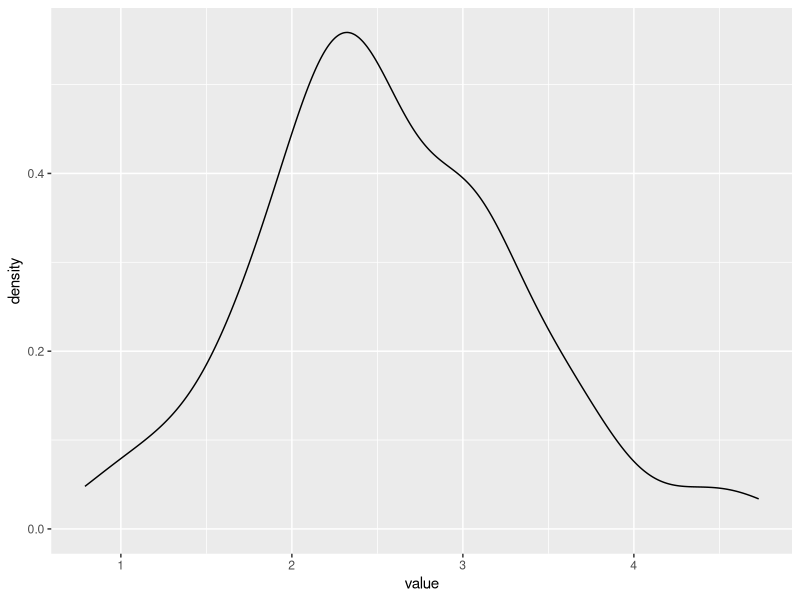
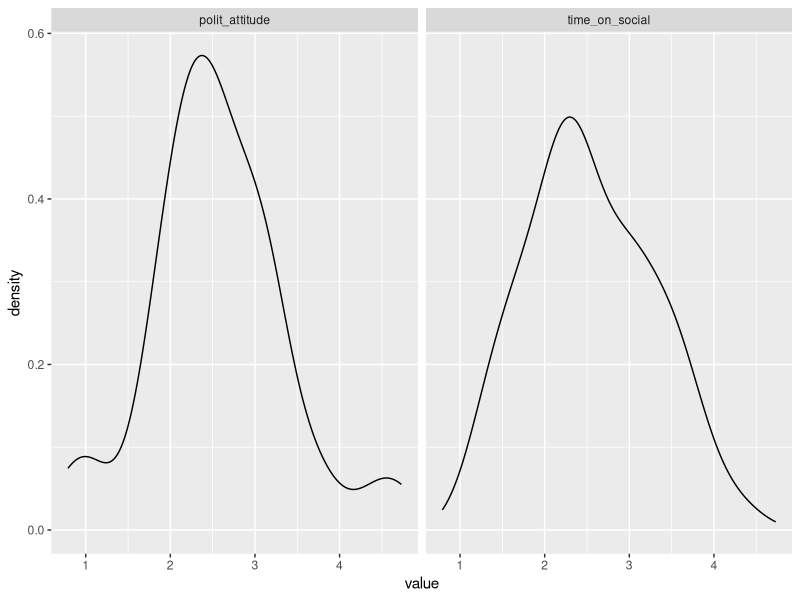
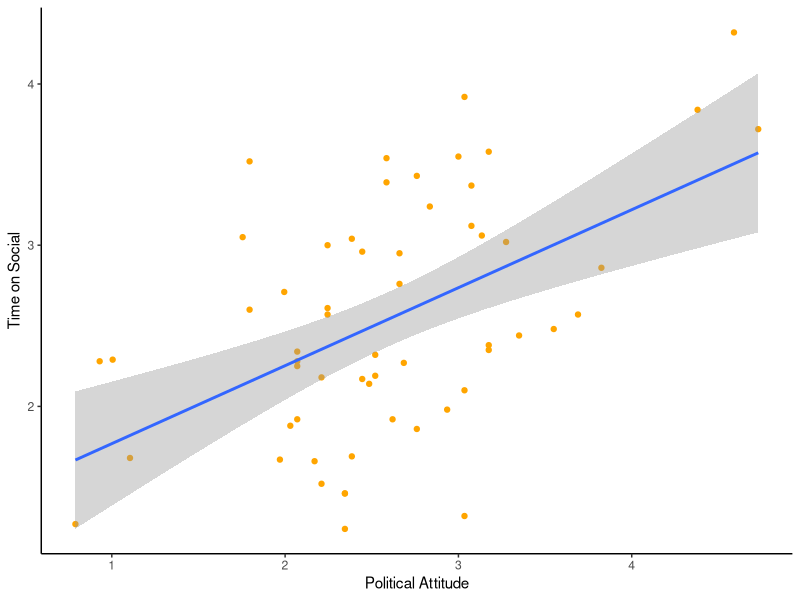

These charts were generated, in order, by the following R code: (Note: this script raises an error after producing the figures.)
## ---- chunk 1

library(here) #loads in the specified package
library(tidyverse)

## ---- chunk 2
social_media_attitude <- read.csv(file = here("Data","PSYC2001_social-media-attitude.csv")) #reads in CSV files
## ---- chunk 3


# Choose the columns, then pivot to longform
sma_long <- social_media_attitude %>%
  select(id, time_on_social, polit_attitude) %>% # choose columns
  pivot_longer(                                   # go from wide -> long
    cols = c(time_on_social, polit_attitude), # the two key measures
    names_to  = "measure",                    # which measure is this value from?
    values_to = "value"                       # the numeric value itself
  )

head(sma_long)

## ---- chunk 4

sma_long %>%
  ggplot(aes(x=value)) + # set the aesthetics
  geom_density() # do the density plot

## ---- chunk 5

sma_long %>%
  ggplot(aes(x=value)) + # set the aesthetics
  geom_density() + # do the density plot 
  facet_wrap(~measure) # make a separate plot for each measure
## ---- chunk 6

mod <- lm(formula = time_on_social ~ polit_attitude, data = social_media_attitude ) # time_on_social is on the left side of the tilde as it is being predicted by attitude 
## ---- chunk 7

mod

## ---- chunk 8

summary(mod)

## ---- chunk 9

social_media_attitude %>% 
  ggplot(aes(x = polit_attitude, y = time_on_social)) + # set up the canvas
  geom_point(colour = "orange") + # make a scatterplot
  geom_smooth(method = "lm", se = TRUE) + # add line of best fit and ...
  labs(x = "Political Attitude", y = "Time on Social") + # define labels
  theme_classic() # make pretty

## ---- chunk 10
knitr::include_graphics("images/Linear_regression_in_R/Done.jpg")
## ---- chunk 11

sma_long %>%
  ggplot(aes(x=value)) + # set the aesthetics
  geom_density() + # do the density plot 
  facet_wrap(~measure) + # make a separate plot for each measure
  theme_gameofthrones()


